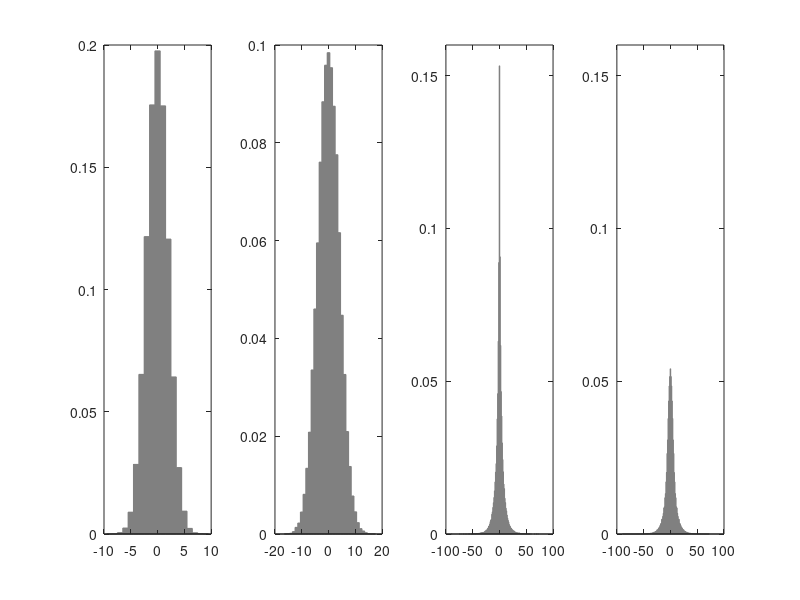

MATLAB code for this plot:
clear all
close all
clc


rng(0)

num = 100000;
border = 1;


X = normrnd(0, 2, [num, 1]);
% W = rand(num, 1);
% W = randn(num, 1)*100;
W = normrnd(0, 4, [num, 1]);



Z = X .* W;




line_X = round(min(X)):border:round(max(X));
f_X = hist(X, line_X);
f_X = f_X/num;

line_W = round(min(W)):border:round(max(W));
f_W = hist(W, line_W);
f_W = f_W/num;

line_Z = round(min(Z)):border*1:round(max(Z));
f_Z = hist(Z, line_Z);
f_Z = f_Z/num;




border_t = border/100;

line_X_t = round(min(X)):border_t:round(max(X));
f_X_t = hist(X, line_X_t);
f_X_t = f_X_t/num;

line_W_t = round(min(W)):border_t:round(max(W));
f_W_t = hist(W, line_W_t);
f_W_t = f_W_t/num;

line_Z_t = round(min(Z)):border_t:round(max(Z));
f_Z_t = hist(Z, line_Z_t);
f_Z_t = f_Z_t/num;




% X = round(X*(1/border))*border;
% W = round(W*(1/border))*border;
% 


% assume z = 200

% product distribution simulation experiment





% line_t = 1:border:2000;
% f_t = 1:border:2000;




line_t = min(line_Z):border:max(line_Z);
f_t = min(line_Z):border:max(line_Z);


for j = 1:max(size(line_t))
%    [j max(size(line_t))]

    z = line_t(j);
    p_all = 0;

    for i = 1:max(size(line_X))
        x = line_X(i);

        if x ~= 0
            p_x = f_X(find(line_X == x));

            w = round( (z/x)*(1/border))*border;
            pos = find(line_W == w);

            p_w = 0;
            if min(size(pos)) > 0
                p_w = p_w + f_W(pos);
            end

            temp = p_x*p_w*(1/abs(x));
            p_all = p_all + temp;

        else

            x_l = x - 0.5;
            x_r = x + 0.5;

 
            p_cum = 0;


            var_x = x_l:border_t:x_r;

            for u = 1:max(size(var_x))
                x = var_x(u);

                if x ~= 0
                    p_x = f_X_t(find( abs(line_X_t - x) < border_t*0.5  ));

                    w = round( (z/x)*(1/border_t) )*border_t;
                    pos = find( abs(line_W_t - w) < border_t*0.5 );

                    p_w = 0;
                    if min(size(pos)) > 0
                        p_w = p_w + f_W_t(pos);
                    end

                    temp = p_x*p_w*(1/abs(x));
                    p_cum = p_cum + temp;

                 else


                    old_x = x;
                    x = old_x - border_t;


                    p_x = f_X_t(find( abs(line_X_t - x) < border_t*0.5  ));

                    w = round( (z/x)*(1/border_t) )*border_t;
                    pos = find( abs(line_W_t - w) < border_t*0.5 );

                    p_w = 0;
                    if min(size(pos)) > 0
                        p_w = p_w + f_W_t(pos);
                    end

                    temp_l = p_x*p_w*(1/abs(x));

                    x = old_x + border_t;


                    p_x = f_X_t(find( abs(line_X_t - x) < border_t*0.5  ));

                    w = round( (z/x)*(1/border_t) )*border_t;
                    pos = find( abs(line_W_t - w) < border_t*0.5 );

                    p_w = 0;
                    if min(size(pos)) > 0
                        p_w = p_w + f_W_t(pos);
                    end

                    temp_r = p_x*p_w*(1/abs(x));



                    p_cum = p_cum + (temp_l + temp_r)/2;
                end
            end



            p_all = p_all + p_cum;
        end
    end

    f_t(j) = p_all;
end





figure
subplot(1, 4, 1)
bar(line_X, f_X, 1, 'FaceColor', [0.5 0.5 0.5], 'EdgeColor', [0.5 0.5 0.5])
subplot(1, 4, 2)
bar(line_W, f_W, 1, 'FaceColor', [0.5 0.5 0.5], 'EdgeColor', [0.5 0.5 0.5])
subplot(1, 4, 3)
bar(line_Z, f_Z, 1, 'FaceColor', [0.5 0.5 0.5], 'EdgeColor', [0.5 0.5 0.5])
ylim([0 0.16])
% ylim([0 0.05])
% xlim([0 500])
subplot(1, 4, 4)
bar(line_t, f_t, 1, 'FaceColor', [0.5 0.5 0.5], 'EdgeColor', [0.5 0.5 0.5])
ylim([0 0.16])
% ylim([0 0.05])
% xlim([0 500])




% f_Z_t = abs(f_t - f_t);
% f_Z_t( round( line_Z * (1/border) )) = f_Z;
% 
% 
% p_value = sum(f_Z_t .* f_t)/(sum(f_Z_t.*f_Z_t)^(0.5) * sum(f_t.*f_t)^(0.5))


p_value = sum(f_Z .* f_t)/(sum(f_Z .* f_Z)^(0.5) * sum(f_t .* f_t)^(0.5));
p_value

sum(f_t)
